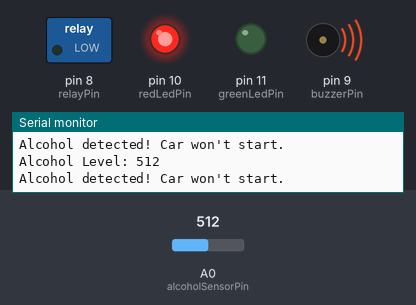
The sketch below on a simulated Arduino Uno, built with avr-gcc and run on an emulated ATmega328P. Parts: switched loads named in the sketch (green lamp = pin HIGH), output pins drawn as LEDs (lit = HIGH), buzzer (waves = sounding, pin HIGH), the last lines printed to the serial monitor. Inputs (shaded band) come from the test bench; at power-on: A0 (alcoholSensorPin) = 512.

Above: at 1.3 s.
1.4 s: A0 (alcoholSensorPin) set to 416
2.9 s: A0 (alcoholSensorPin) set to 386
At 3.7 s:
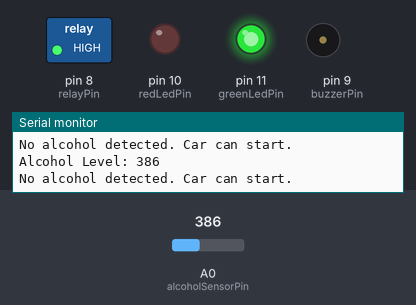
4.5 s: A0 (alcoholSensorPin) set to 410
At 4.9 s:
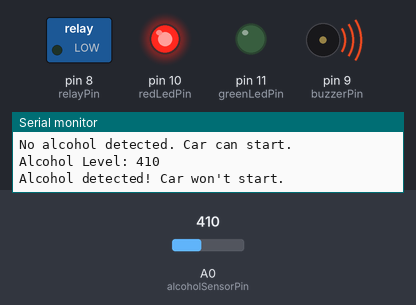
6.0 s: A0 (alcoholSensorPin) set to 390
At 7.3 s:
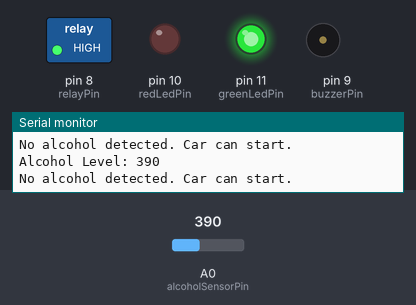
Timing chart, 0 to 8.5 s (numbered marks = the images above; inputs shaded):
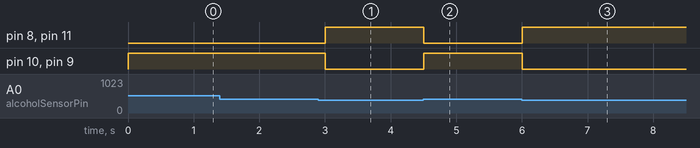

Measured:
- the behaviour switches between 401 and 400 on A0 (alcoholSensorPin) (found by bisection; images 0 and 1)
- after the input at 2.9 s, pin 8 (relayPin), pin 11 (greenLedPin): LOW → HIGH after 0.10 s; pin 10 (redLedPin), pin 9 (buzzerPin): HIGH → LOW after 0.10 s
- after the input at 4.5 s, pin 8 (relayPin), pin 11 (greenLedPin): HIGH → LOW at once; pin 10 (redLedPin), pin 9 (buzzerPin): LOW → HIGH at once
- after the input at 6.0 s, pin 8 (relayPin), pin 11 (greenLedPin): LOW → HIGH at once; pin 10 (redLedPin), pin 9 (buzzerPin): HIGH → LOW at once

The sketch:

iot_project.ino
```cpp
// Define pins
const int alcoholSensorPin = A0; // MQ-3 Analog output
const int relayPin = 8;          // Relay module
const int buzzerPin = 9;         // Buzzer
const int redLedPin = 10;        // Red LED (alert)
const int greenLedPin = 11;      // Green LED (safe)

// Alcohol threshold (calibrate based on your sensor readings)
const int alcoholThreshold = 400;

void setup() {
  pinMode(alcoholSensorPin, INPUT);
  pinMode(relayPin, OUTPUT);
  pinMode(buzzerPin, OUTPUT);
  pinMode(redLedPin, OUTPUT);
  pinMode(greenLedPin, OUTPUT);

  digitalWrite(relayPin, LOW); // Ensure the relay is off initially
  Serial.begin(9600);          // For debugging
}

void loop() {
  int sensorValue = analogRead(alcoholSensorPin); // Read alcohol sensor value

  // Print sensor value to Serial Monitor for calibration
  Serial.print("Alcohol Level: ");
  Serial.println(sensorValue);

  if (sensorValue > alcoholThreshold) {
    // Alcohol detected
    digitalWrite(relayPin, LOW);    // Disable ignition
    digitalWrite(buzzerPin, HIGH);  // Activate buzzer
    digitalWrite(redLedPin, HIGH);  // Turn on red LED
    digitalWrite(greenLedPin, LOW); // Turn off green LED
    Serial.println("Alcohol detected! Car won't start.");
  } else {
    // No alcohol detected
    digitalWrite(relayPin, HIGH);   // Enable ignition
    digitalWrite(buzzerPin, LOW);   // Deactivate buzzer
    digitalWrite(redLedPin, LOW);   // Turn off red LED
    digitalWrite(greenLedPin, HIGH);// Turn on green LED
    Serial.println("No alcohol detected. Car can start.");
  }

  delay(500); // Delay for stability
}
```
